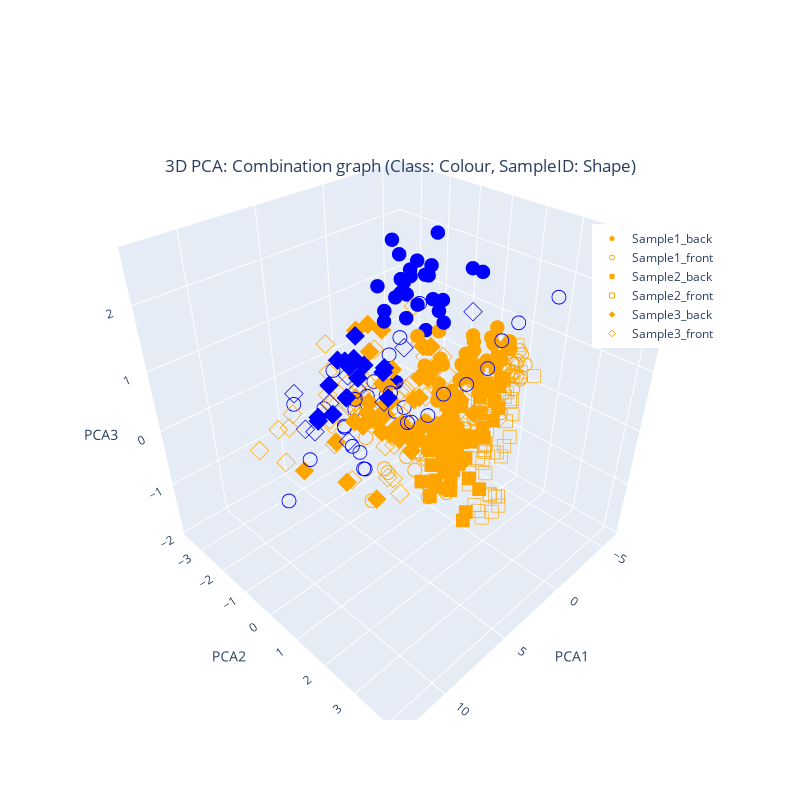

The notebook cell this image was saved under:
### Code cell
bigPlot = True
if bigPlot:
    figSize = (800,800)
else:
    figSize = (400,400)
''' 
Combine the information from the graphs above: 
Create a 3D plot which contains all the samples colour coded by sample number
also encode the classes in terms of shapes
    For example:
    Sample1_back (cancer):  blue circle-open
    Sample1_back (normal):  orange blue circle-open
    Sample1_front (cancer): blue circle
    Sample1_front (normal): orange circle
    Sample2_back (cancer):  blue red square-open
    Sample2_back (normal):  orange red square-open
    ...
The main dataframe has the following columns:
    SampleID. Contains the sample ID
    Label. Contains the class of the sample
    Label (numeric). Contains the class of the sample encoded as a number
    PCA1. Contains the PCA1 value
    PCA2. Contains the PCA2 value
    PCA3. Contains the PCA3 value
'''
# Create a 3D plot
labels = np.unique(data_pca_df['SampleID'])

# Change the colors to be blue for label 0 and red for label 1
colors = {0: 'blue', 1: 'orange'}
# Change the shapes to be different for each sample ID
shapes = ['circle','circle-open','square','square-open', 'diamond','diamond-open']

fig = go.Figure()
count = -1
for label in labels:
    count = count + 1
    df = data_pca_df[data_pca_df['SampleID'] == label]
    marker_colors = [colors[x] for x in df['Label (numeric)']]
    # This marker appears to be chosen randomly
    # marker_symbols = [shapes[i % len(shapes)] for i in range(len(df))]
    # Here is the line to choose the marker based on the sample ID
    marker_symbols = [shapes[count] for i in range(len(df))]


    fig.add_trace(go.Scatter3d(
        x=df['PCA1'], 
        y=df['PCA2'], 
        z=df['PCA3'], 
        mode='markers', 
        marker=dict(size=5, color=marker_colors, symbol=marker_symbols),
        name=label
    ))

fig.update_layout(
    scene=dict(xaxis_title='PCA1', yaxis_title='PCA2', zaxis_title='PCA3'), 
    width=figSize[0], 
    height=figSize[1],
    title='3D PCA: Combination graph (Class: Colour, SampleID: Shape)'
)

# move the title down
fig.update_layout(title_x=0.5, title_y=0.8)
# move the legend down
fig.update_layout(legend=dict(x=0.8, y=0.8))

fig.show()

### Figure 1 — Plotly figure (JSON) as saved in the notebook; plotly's stock layout.template omitted (floating-point values rounded to 4 significant figures)
{"data": [{"marker": {"color": ["orange", "orange", "orange", "orange", "orange", "orange", "orange", "orange", "orange", "orange", "orange", "orange", "orange", "orange", "orange", "orange", "orange", "orange", "orange", "orange", "orange", "orange", "orange", "orange", "orange", "orange", "orange", "orange", "orange", "orange", "orange", "orange", "orange", "orange", "orange", "orange", "blue", "blue", "blue", "blue", "blue", "blue", "blue", "blue", "blue", "blue", "blue", "blue", "blue", "blue", "blue", "blue", "blue", "blue", "blue", "blue", "blue", "blue", "blue", "blue", "blue", "blue", "blue"], "size": 5, "symbol": ["circle", "circle", "circle", "circle", "circle", "circle", "circle", "circle", "circle", "circle", "circle", "circle", "circle", "circle", "circle", "circle", "circle", "circle", "circle", "circle", "circle", "circle", "circle", "circle", "circle", "circle", "circle", "circle", "circle", "circle", "circle", "circle", "circle", "circle", "circle", "circle", "circle", "circle", "circle", "circle", "circle", "circle", "circle", "circle", "circle", "circle", "circle", "circle", "circle", "circle", "circle", "circle", "circle", "circle", "circle", "circle", "circle", "circle", "circle", "circle", "circle", "circle", "circle"]}, "mode": "markers", "name": "Sample1_back", "type": "scatter3d", "x": [-3.91, -2.6, -3.291, -3.182, -4.065, -3.42, -3.83, -0.7469, -3.182, -3.721, -3.853, -1.969, -3.087, -2.263, -2.574, -3.577, -3.062, -2.073, -2.037, -2.122, -3.428, -3.053, -3.442, -3.161, -2.38, -0.8609, -3.909, -1.827, -4.291, -3.626, -2.445, -2.253, -2.988, -2.305, -3.327, -2.418, -5.309, -4.126, -5.186, -4.063, -3.952, -3.899, -5.401, -4.774, -4.632, -5.205, -1.283, -3.332, -4.21, -4.652, -3.375, -3.836, -4.325, -5.44, -3.4, -3.983, -5.977, -3.11, -3.756, -4.806, -0.7946, -3.93, -2.767], "y": [0.5992, -1.531, 0.195, -0.8928, 1.046, -1.068, 0.5433, 0.4578, 0.1314, -0.006096, 1.029, 0.2049, 0.2717, -0.5885, 0.0204, -0.1601, 0.2486, -0.9382, -0.5385, -0.1352, 0.5815, 0.04725, 1.033, -0.143, -0.7436, -0.1271, 1.134, 0.2654, 0.5629, 1.015, -0.1904, -0.4683, -1.172, -0.6064, 0.1822, -1.175, -0.6757, -2.853, -3.573, -2.765, -2.736, -2.912, -2.141, -2.0, -2.618, -0.3101, -2.251, -3.385, -2.712, -2.647, -1.527, -1.245, -1.298, -2.695, -3.15, -2.5, -2.163, -1.745, -1.033, -2.141, -1.595, -1.506, -2.025], "z": [0.7867, 0.5413, 0.6376, 0.2253, 0.9221, 0.6573, 0.8892, -0.9991, 0.5437, 0.8053, 0.8694, -0.2191, 0.314, -0.2552, 0.1386, 0.4609, 0.8225, 0.5101, -0.3431, -0.4704, 0.5413, 0.151, 0.665, 0.3158, 0.2087, -0.6253, 0.8272, -0.5901, 1.02, 0.3334, -0.1133, 0.3242, -0.0926, -0.07486, 0.2838, 0.1024, 1.652, 1.57, 1.614, 1.161, 0.9231, 0.816, 1.416, 1.318, 1.197, 1.671, 0.7627, 0.9693, 1.098, 1.304, 0.5754, 0.9375, 1.073, 1.39, 0.5573, 0.9486, 1.92, 1.005, 0.7874, 1.301, -0.1464, 1.079, 0.7341]}, {"marker": {"color": ["orange", "orange", "orange", "orange", "orange", "orange", "orange", "orange", "orange", "orange", "orange", "orange", "orange", "orange", "orange", "orange", "orange", "orange", "orange", "orange", "orange", "orange", "orange", "orange", "orange", "orange", "orange", "orange", "orange", "orange", "orange", "orange", "orange", "orange", "orange", "orange", "orange", "orange", "orange", "orange", "orange", "blue", "blue", "blue", "blue", "blue", "blue", "blue", "blue", "blue", "blue", "blue", "blue", "blue", "blue", "blue", "blue", "blue", "blue", "blue", "blue", "blue", "blue", "blue", "blue", "blue", "blue", "blue", "blue", "blue", "blue", "blue"], "size": 5, "symbol": ["circle-open", "circle-open", "circle-open", "circle-open", "circle-open", "circle-open", "circle-open", "circle-open", "circle-open", "circle-open", "circle-open", "circle-open", "circle-open", "circle-open", "circle-open", "circle-open", "circle-open", "circle-open", "circle-open", "circle-open", "circle-open", "circle-open", "circle-open", "circle-open", "circle-open", "circle-open", "circle-open", "circle-open", "circle-open", "circle-open", "circle-open", "circle-open", "circle-open", "circle-open", "circle-open", "circle-open", "circle-open", "circle-open", "circle-open", "circle-open", "circle-open", "circle-open", "circle-open", "circle-open", "circle-open", "circle-open", "circle-open", "circle-open", "circle-open", "circle-open", "circle-open", "circle-open", "circle-open", "circle-open", "circle-open", "circle-open", "circle-open", "circle-open", "circle-open", "circle-open", "circle-open", "circle-open", "circle-open", "circle-open", "circle-open", "circle-open", "circle-open", "circle-open", "circle-open", "circle-open", "circle-open", "circle-open"]}, "mode": "markers", "name": "Sample1_front", "type": "scatter3d", "x": [-3.261, -2.463, -2.604, -3.253, -2.855, -3.312, 1.708, -3.464, -0.06842, -0.4118, -3.37, -2.515, -1.389, -2.947, 2.913, 0.3619, 0.6323, -0.05678, -0.2554, -2.947, -3.548, -2.994, -2.665, -3.092, 0.4127, 0.1699, 0.3785, -0.3056, -0.9064, -3.683, -3.14, -3.724, -3.124, -1.41, -3.02, 1.909, -0.8022, 3.172, -2.613, -0.5627, -3.137, 4.915, -0.7433, -3.276, 2.307, 1.424, 5.687, 2.064, 6.541, 5.47, 11.25, 8.547, 1.834, 4.876, 1.491, 8.341, 4.646, 4.562, 0.04923, 2.249, 2.231, -0.3627, 1.226, 1.86, 1.045, 3.76, -1.483, 0.1502, 2.625, -3.0, 2.83, 1.308], "y": [1.249, 0.9289, 1.45, 1.351, 1.09, 1.24, -1.748, 1.747, 0.008224, -0.4794, 1.42, 1.26, 0.956, 1.267, -1.015, -0.3914, 0.2452, -0.148, 0.6202, 1.689, 1.583, 1.558, 1.687, 1.763, -0.687, -0.3235, 0.03101, 1.208, 0.5561, 1.457, 1.728, 1.462, 1.568, 0.6471, 1.061, -0.9313, -0.2519, -0.2549, 1.413, 0.4628, 1.448, -0.5952, -1.835, -1.733, -1.358, -3.141, -2.164, -0.6009, 0.2683, 1.368, 0.04979, 1.362, 2.951, 1.736, 2.174, 1.219, 1.158, -3.314, -0.9431, -2.365, -2.38, -1.804, -2.385, -3.437, -0.855, -1.338, -1.73, -2.057, 1.35, 1.129, 2.064, 3.646], "z": [0.565, 0.009248, 0.3025, 0.5786, 0.7953, 0.7799, -0.9815, 0.77, -0.8866, -1.186, 0.7017, 0.3657, -0.1486, 0.6285, -1.892, -1.39, -1.692, -1.633, -0.01643, 0.6088, 0.8881, 0.6451, 0.4204, 0.6004, -1.205, -1.007, -1.02, 0.6995, -0.6509, 0.7343, 0.5501, 0.905, 0.7702, -0.4524, 0.6718, -1.327, -0.9718, -0.9876, -0.07424, -1.703, 0.5516, 0.4826, 0.3126, 1.015, 0.01427, -0.08925, -1.03, 0.2595, 0.04252, 0.7477, -0.1946, 0.4144, 2.218, 0.8989, 1.349, 0.3412, 0.5887, -0.4359, -0.3495, -0.8991, -0.8764, -0.4122, -0.6636, -0.8844, -0.2764, -0.753, 0.5772, -0.1528, 0.8528, 1.059, 1.228, 2.65]}, {"marker": {"color": ["orange", "orange", "orange", "orange", "orange", "orange", "orange", "orange", "orange", "orange", "orange", "orange", "orange", "orange", "orange", "orange", "orange", "orange", "orange", "orange", "orange", "orange", "orange", "orange", "orange", "orange", "orange", "orange", "orange", "orange", "orange", "orange", "orange", "orange", "orange", "orange", "orange", "orange", "orange", "orange", "orange", "orange", "orange", "orange", "orange", "orange", "orange", "orange", "orange", "orange", "orange", "orange", "orange", "orange", "orange", "orange", "orange", "orange", "orange", "orange", "orange", "orange", "orange", "orange", "orange", "orange"], "size": 5, "symbol": ["square", "square", "square", "square", "square", "square", "square", "square", "square", "square", "square", "square", "square", "square", "square", "square", "square", "square", "square", "square", "square", "square", "square", "square", "square", "square", "square", "square", "square", "square", "square", "square", "square", "square", "square", "square", "square", "square", "square", "square", "square", "square", "square", "square", "square", "square", "square", "square", "square", "square", "square", "square", "square", "square", "square", "square", "square", "square", "square", "square", "square", "square", "square", "square", "square", "square"]}, "mode": "markers", "name": "Sample2_back", "type": "scatter3d", "x": [-4.053, -1.802, -1.496, -3.697, -2.14, -2.034, -2.449, -2.053, -4.311, -2.264, -2.813, -3.024, 0.6347, -3.507, -3.214, -2.353, -3.113, 1.195, -0.6762, -1.725, -1.495, -1.215, 0.5367, -0.214, -0.6719, -0.3915, -0.9744, -1.24, -0.8332, -0.533, 0.5013, 0.5013, -1.054, -2.242, -2.475, -3.802, -1.566, -1.586, 1.61, 0.08032, -1.406, -0.2228, -2.308, -1.714, -3.243, -1.36, -2.431, -2.355, -2.406, 1.15, 0.4812, 0.1105, 0.1873, -0.5553, -3.491, -2.477, -0.6739, -0.8282, -0.2367, 0.1678, -0.3602, -0.7483, -2.556, -0.7628, -2.036, -3.48], "y": [0.125, 1.189, 0.581, 0.0971, 0.2628, 1.084, 0.1714, 0.287, 0.6477, 0.9812, 0.6839, 0.7523, 0.2889, 0.2867, 1.0, -0.2953, 0.4973, 0.3771, 0.9522, 1.443, 0.2732, 0.4063, 0.3985, 0.1768, 0.3818, -0.1431, 0.4426, 0.8174, 0.391, 0.5953, 1.017, 1.017, -0.2102, 0.8315, 1.355, 1.052, 0.8299, 0.2018, 0.3367, 0.5595, 0.9334, 0.5372, 0.8779, 0.1579, 1.102, 0.1713, -0.4613, -0.3257, 0.1037, 1.653, 0.4187, 0.1166, 0.6954, -0.2046, 0.8547, -0.1328, -0.129, 1.05, 0.6681, 1.074, 0.6549, 1.503, 0.5464, 1.109, 0.2448, -0.3514], "z": [0.2712, -0.5098, -0.75, 0.08363, -0.875, -0.5552, -0.2963, -0.7906, 0.5299, -0.4422, -0.3189, 0.2282, -1.665, 0.1414, -0.05087, -0.2919, 0.01909, -0.5661, -0.4208, -0.1, -0.8552, -1.029, -1.359, -1.625, -0.8789, -0.9984, -0.5385, -0.9519, -0.9014, -1.419, -0.8817, -0.8817, -0.8527, 0.08143, 0.02636, 0.3022, -0.6547, -0.7677, -1.188, -1.051, -0.6148, -1.531, -0.2107, -0.05187, 0.2406, -0.7426, -0.8229, -0.4011, -0.7928, -1.564, -1.302, -1.147, -1.077, -1.034, 0.4858, -0.6109, -0.6815, -0.3973, -1.507, -0.7853, -1.546, -1.274, -1.66, -1.911, -1.146, -0.3806]}, {"marker": {"color": ["orange", "orange", "orange", "orange", "orange", "orange", "orange", "orange", "orange", "orange", "orange", "orange", "orange", "orange", "orange", "orange", "orange", "orange", "orange", "orange", "orange", "orange", "orange", "orange", "orange", "orange", "orange", "orange", "orange", "orange", "orange", "orange", "orange", "orange", "orange", "orange", "orange", "orange", "orange", "orange", "orange", "orange", "orange", "orange", "orange", "orange"], "size": 5, "symbol": ["square-open", "square-open", "square-open", "square-open", "square-open", "square-open", "square-open", "square-open", "square-open", "square-open", "square-open", "square-open", "square-open", "square-open", "square-open", "square-open", "square-open", "square-open", "square-open", "square-open", "square-open", "square-open", "square-open", "square-open", "square-open", "square-open", "square-open", "square-open", "square-open", "square-open", "square-open", "square-open", "square-open", "square-open", "square-open", "square-open", "square-open", "square-open", "square-open", "square-open", "square-open", "square-open", "square-open", "square-open", "square-open", "square-open"]}, "mode": "markers", "name": "Sample2_front", "type": "scatter3d", "x": [-1.321, -3.291, -2.919, -1.636, -0.8867, -2.171, -0.9513, -1.126, -2.198, -3.454, -2.596, -1.688, -3.324, -3.909, -2.31, -1.615, -0.786, -0.6184, -0.2552, -0.8243, -3.868, -2.856, -2.843, -0.8044, -2.706, -1.578, -1.666, -1.417, -2.058, -2.48, -1.897, -3.29, -3.903, -2.885, -1.458, -3.593, -2.841, -1.996, -1.287, -3.643, -3.214, -3.533, -3.713, -3.687, -2.022, -2.363], "y": [1.863, 0.2384, 0.1889, 0.8487, 1.931, 1.677, 1.324, 1.029, 0.922, 1.249, 1.025, 1.314, 1.447, 0.2398, 1.048, 1.275, 2.15, 1.901, 1.681, 1.826, 0.669, 1.694, 1.531, 1.647, 1.727, 1.407, 1.89, 1.364, 1.575, 1.031, 1.509, 1.515, 1.023, 1.113, 1.914, 1.996, 0.9656, 1.162, 1.415, 1.354, 0.4547, 1.264, 1.389, 1.579, 0.4543, -0.07503], "z": [-1.381, -0.8974, -0.9179, -1.298, -1.602, -0.7616, -1.704, -1.403, -1.056, 0.07193, -0.5211, -0.5713, 0.04278, -0.3114, -1.051, -0.9525, -1.375, -1.23, -1.578, -1.259, -0.08329, -0.0418, -0.2244, -1.828, -0.4406, -1.107, -0.418, -0.5415, -0.7032, -0.8961, -0.7009, 0.1284, 0.2527, -0.05117, -1.377, 0.6277, -0.2964, -0.7072, -0.6435, 0.4305, -0.5336, 0.1446, 0.9738, 0.5679, -0.5246, -0.6369]}, {"marker": {"color": ["orange", "orange", "orange", "orange", "orange", "orange", "orange", "orange", "orange", "orange", "orange", "orange", "orange", "orange", "orange", "orange", "orange", "orange", "orange", "orange", "orange", "orange", "orange", "orange", "orange", "orange", "orange", "orange", "orange", "orange", "orange", "orange", "orange", "orange", "orange", "orange", "orange", "orange", "orange", "orange", "orange", "orange", "orange", "orange", "orange", "orange", "orange", "orange", "orange", "orange", "orange", "orange", "orange", "orange", "orange", "orange", "orange", "orange", "orange", "orange", "orange", "orange", "orange", "blue", "blue", "blue", "blue", "blue", "blue", "blue", "blue", "blue", "blue", "blue", "blue", "blue", "blue", "blue", "blue"], "size": 5, "symbol": ["diamond", "diamond", "diamond", "diamond", "diamond", "diamond", "diamond", "diamond", "diamond", "diamond", "diamond", "diamond", "diamond", "diamond", "diamond", "diamond", "diamond", "diamond", "diamond", "diamond", "diamond", "diamond", "diamond", "diamond", "diamond", "diamond", "diamond", "diamond", "diamond", "diamond", "diamond", "diamond", "diamond", "diamond", "diamond", "diamond", "diamond", "diamond", "diamond", "diamond", "diamond", "diamond", "diamond", "diamond", "diamond", "diamond", "diamond", "diamond", "diamond", "diamond", "diamond", "diamond", "diamond", "diamond", "diamond", "diamond", "diamond", "diamond", "diamond", "diamond", "diamond", "diamond", "diamond", "diamond", "diamond", "diamond", "diamond", "diamond", "diamond", "diamond", "diamond", "diamond", "diamond", "diamond", "diamond", "diamond", "diamond", "diamond", "diamond"]}, "mode": "markers", "name": "Sample3_back", "type": "scatter3d", "x": [-2.165, -1.299, 0.7562, -2.064, 0.3702, -2.107, -1.834, -1.446, -2.102, -2.219, 0.3483, 0.09637, 0.05478, -0.2488, -1.306, -0.8437, -0.1189, -2.198, -0.8645, 1.5, 0.7172, 3.04, 4.196, 2.776, 2.623, -1.247, -1.012, -0.2276, -1.029, 1.824, 2.27, 1.501, 1.18, 2.872, 4.529, 4.155, 4.74, 5.127, 2.698, 3.621, 2.802, 2.205, 0.7785, 3.915, 7.171, 3.261, 9.711, 8.586, 2.185, 2.364, 2.004, 2.381, 2.008, -0.1706, 2.542, 1.405, 5.912, 2.619, 2.497, 1.644, 1.498, 2.851, 1.603, 7.155, 4.457, 6.431, 7.508, 9.957, 6.173, 4.682, 4.184, 3.107, 2.931, 6.751, 5.008, 6.978, 2.617, 3.652, 9.023], "y": [-1.153, 0.8314, -1.619, -2.684, -1.473, 1.082, 0.6525, -3.488, -3.27, 0.3423, -2.175, -1.656, -2.811, 0.7506, -0.4324, -2.659, -1.452, -0.8787, -0.7467, -2.211, -1.475, 1.043, -1.779, -0.09053, -0.879, 0.6157, 1.505, -0.6903, -0.5013, -2.14, 1.24, 0.8714, 0.6161, 2.095, 1.357, 1.18, 0.2351, 2.451, 1.544, 0.4565, 0.4305, 0.3524, 1.653, 1.778, 2.722, 0.8114, 1.322, 1.715, -0.2466, 0.1195, 0.3584, 0.4145, -0.7485, 0.8917, -1.204, -1.777, -2.341, -1.428, -0.4326, 0.425, 0.1655, -0.2576, -0.3853, 0.5831, -1.404, 0.1704, 0.4939, 0.6363, -0.9019, -0.6166, -0.5879, -0.3586, -1.53, 1.315, -0.8747, -0.415, -0.6199, -1.529, 0.1256], "z": [0.4918, 0.5506, -0.6421, 0.4359, -0.3822, 0.3301, 0.4354, 0.2971, 0.4006, 0.4834, -0.5751, -0.687, -0.2464, 0.1623, 0.3575, 0.1539, 0.2075, 0.5507, 0.1699, -0.3552, 0.0303, 0.3308, -0.748, -0.1161, -0.2825, 0.6477, 0.5459, -0.1595, 0.2095, -0.7603, -0.2459, -0.1516, -0.09695, -0.01283, 0.5203, 0.2767, 0.1414, 0.999, 0.5377, 0.1667, -0.3842, -0.2914, 0.4068, 0.3142, 1.112, 0.1468, 0.357, 0.05257, -0.4748, -0.2692, -0.1325, -0.0585, 0.3327, 0.302, -0.02161, -0.5371, -1.285, -0.5349, -0.3828, -0.01662, 0.3282, 0.3068, -0.2882, 1.405, 0.8712, 1.486, 1.588, 1.169, 0.7756, 1.476, 0.9695, 0.8724, 0.7062, 1.268, 0.4406, 0.5307, 0.673, 0.737, 0.8428]}, {"marker": {"color": ["orange", "orange", "orange", "orange", "orange", "orange", "orange", "orange", "orange", "orange", "orange", "orange", "orange", "orange", "orange", "orange", "orange", "orange", "orange", "orange", "orange", "orange", "orange", "orange", "orange", "orange", "orange", "orange", "orange", "orange", "orange", "orange", "orange", "orange", "orange", "orange", "orange", "orange", "orange", "orange", "orange", "orange", "orange", "orange", "orange", "orange", "orange", "orange", "orange", "orange", "orange", "orange", "orange", "orange", "orange", "orange", "orange", "orange", "orange", "orange", "orange", "orange", "orange", "blue", "blue", "blue", "blue", "blue", "blue", "blue", "blue", "blue", "blue"], "size": 5, "symbol": ["diamond-open", "diamond-open", "diamond-open", "diamond-open", "diamond-open", "diamond-open", "diamond-open", "diamond-open", "diamond-open", "diamond-open", "diamond-open", "diamond-open", "diamond-open", "diamond-open", "diamond-open", "diamond-open", "diamond-open", "diamond-open", "diamond-open", "diamond-open", "diamond-open", "diamond-open", "diamond-open", "diamond-open", "diamond-open", "diamond-open", "diamond-open", "diamond-open", "diamond-open", "diamond-open", "diamond-open", "diamond-open", "diamond-open", "diamond-open", "diamond-open", "diamond-open", "diamond-open", "diamond-open", "diamond-open", "diamond-open", "diamond-open", "diamond-open", "diamond-open", "diamond-open", "diamond-open", "diamond-open", "diamond-open", "diamond-open", "diamond-open", "diamond-open", "diamond-open", "diamond-open", "diamond-open", "diamond-open", "diamond-open", "diamond-open", "diamond-open", "diamond-open", "diamond-open", "diamond-open", "diamond-open", "diamond-open", "diamond-open", "diamond-open", "diamond-open", "diamond-open", "diamond-open", "diamond-open", "diamond-open", "diamond-open", "diamond-open", "diamond-open", "diamond-open"]}, "mode": "markers", "name": "Sample3_front", "type": "scatter3d", "x": [-1.882, -2.654, -3.506, 9.599, 2.691, 2.464, 0.83, 3.814, 1.356, 2.77, 0.608, 1.184, 1.189, 2.53, 2.257, 1.607, 1.159, 2.67, 4.383, 2.749, 3.024, 0.8235, -0.9005, 1.093, 1.948, 3.691, 1.138, 1.743, 5.256, 2.625, 12.74, 12.74, 3.651, 4.501, -0.5079, -0.5097, 0.045, 6.785, 4.563, 7.756, 4.098, 7.893, 11.26, -0.4578, 4.858, 0.7657, 8.316, 0.257, 0.5358, 1.045, 2.96, 2.872, 1.844, 3.188, 0.8828, -0.6876, -1.277, 0.4211, -0.5917, -1.452, -1.542, -0.2566, 0.7477, 7.541, 4.179, -3.281, 1.199, 6.613, 7.197, 7.105, 8.506, 7.256, 3.533], "y": [-0.7882, 1.654, -2.048, -1.985, -2.673, -1.255, 0.3032, 0.212, -3.384, -2.759, -2.526, -0.9497, -2.071, -0.5424, -0.739, 0.08, -3.542, 0.8157, 1.656, -0.9954, -1.803, -0.7878, 0.211, -0.6708, -1.181, -1.125, -0.4584, 0.9691, 1.431, 1.264, 4.136, 4.136, 2.997, 0.3558, 1.981, 1.647, -0.231, 0.06422, -0.7503, -1.74, 1.165, -1.457, 0.1085, 1.803, 0.6882, 1.097, -1.871, 0.9969, -3.008, -2.286, -2.561, -2.525, -2.26, -2.511, -2.003, 1.489, -0.9097, -1.514, -2.343, 0.4801, 0.7229, 1.078, -0.7028, 0.367, 0.08018, 0.09313, -0.4865, 0.3034, -0.4031, -1.454, -0.3049, -1.696, -1.512], "z": [0.001225, 0.6754, 0.8783, -0.253, -0.4593, -0.1729, -0.6187, -0.8448, -0.1864, -0.3008, -0.02724, -0.7687, -0.7322, -1.283, -0.758, -0.3775, 0.2808, 0.6654, 1.366, -0.2552, -0.2061, 0.08132, 0.4628, -0.0007559, 0.03491, -0.1076, 0.2728, 1.248, 1.362, 0.8596, 1.679, 1.679, 1.205, 0.3768, 0.2522, 0.1491, 0.7674, -0.4865, 0.3443, -0.00957, -0.00644, 0.3365, 0.4769, 0.2909, 0.08213, 0.06351, -0.01008, 0.5961, -0.4135, -0.1835, -0.804, -1.22, -0.4952, -0.6676, -0.06958, 0.2194, 0.6885, -0.01491, 0.3016, 0.4386, 0.3252, -0.08407, -0.3581, 0.3963, 0.5426, 1.271, 0.971, 1.094, 0.7431, -0.02646, 0.472, 0.5401, 0.4798]}], "layout": {"height": 800, "legend": {"x": 0.8, "y": 0.8}, "scene": {"xaxis": {"title": {"text": "PCA1"}}, "yaxis": {"title": {"text": "PCA2"}}, "zaxis": {"title": {"text": "PCA3"}}}, "title": {"text": "3D PCA: Combination graph (Class: Colour, SampleID: Shape)", "x": 0.5, "y": 0.8}, "width": 800}}
